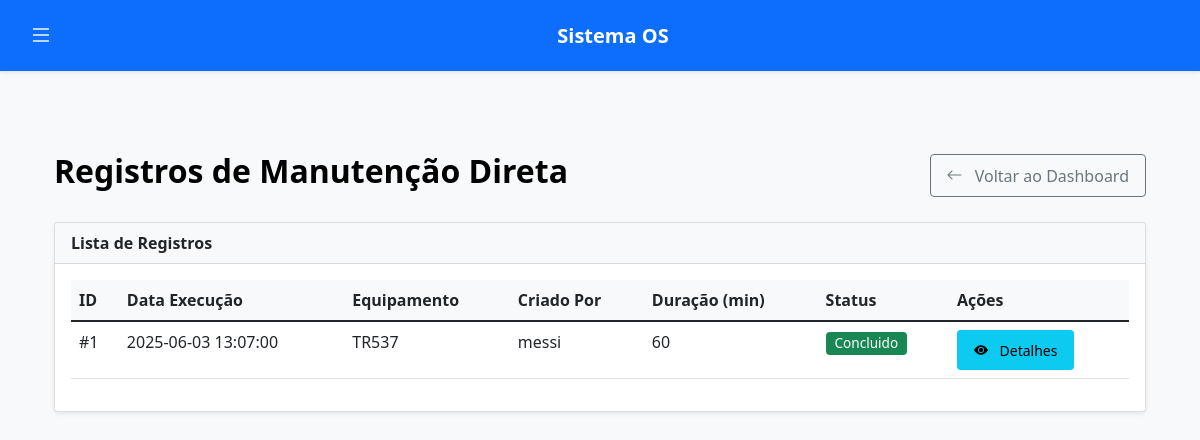
Page /admin/registros_manutencao (signed in) on the earlier database version.
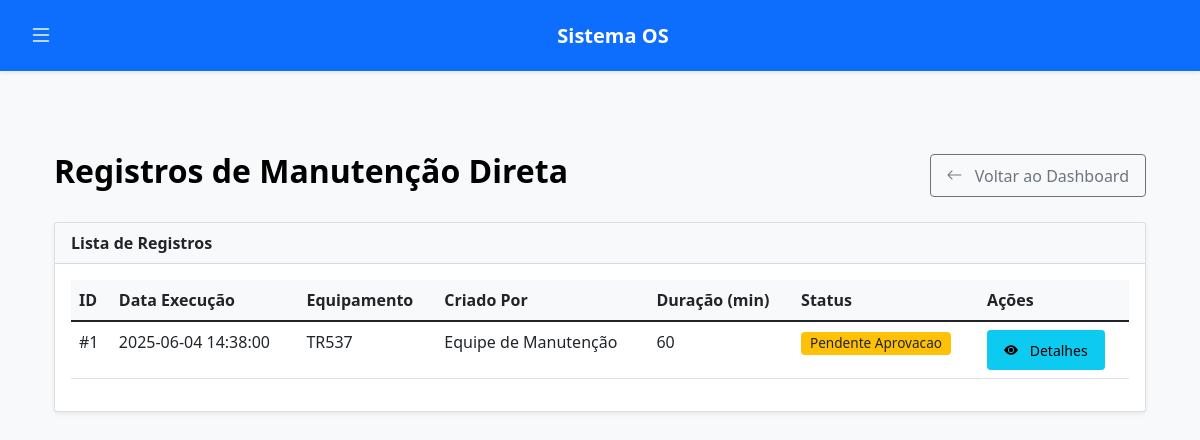
Same page on the later database version.
### tables this page shows
CREATE TABLE registros_manutencao_direta (
            id INTEGER PRIMARY KEY AUTOINCREMENT,
            data_registro TEXT NOT NULL DEFAULT CURRENT_TIMESTAMP,
            data_execucao TEXT NOT NULL,
            duracao_minutos INTEGER,
            equipamento_afetado TEXT,
            descricao_servico TEXT NOT NULL,
            observacoes TEXT,
            criado_por_id INTEGER NOT NULL, 
            status TEXT NOT NULL CHECK(status IN ('Pendente Aprovacao', 'Concluido', 'Cancelado')) DEFAULT 'Pendente Aprovacao',
            data_conclusao_admin TEXT,
            concluido_por_admin_id INTEGER,
            FOREIGN KEY (criado_por_id) REFERENCES usuarios (id) ON DELETE RESTRICT,
            FOREIGN KEY (concluido_por_admin_id) REFERENCES usuarios (id) ON DELETE SET NULL
        );

CREATE TABLE usuarios (
            id INTEGER PRIMARY KEY AUTOINCREMENT,
            usuario TEXT NOT NULL UNIQUE,
            senha TEXT NOT NULL,
            tipo TEXT NOT NULL CHECK(tipo IN ('solicitante', 'manutencao', 'admin', 'master-admin')),
            nome TEXT NOT NULL,
            email TEXT UNIQUE,
            ativo BOOLEAN DEFAULT 1,
            data_criacao TEXT DEFAULT CURRENT_TIMESTAMP
        );

### app.py (the view)
@app.route('/admin/registros_manutencao')
def listar_registros_diretos():
    if session.get('tipo') not in ['admin', 'master-admin']:
        flash('Acesso não autorizado.', 'danger')
        return redirect(url_for('login'))
    conn = get_db()
    cursor = conn.cursor()
    cursor.execute("""
        SELECT rmd.*, u_criador.nome as nome_criador
        FROM registros_manutencao_direta rmd
        JOIN usuarios u_criador ON rmd.criado_por_id = u_criador.id
        ORDER BY rmd.data_registro DESC
    """)
    registros = cursor.fetchall()
    return render_template('administrador/listar_registros_diretos.html', registros=registros)

### app.py (called while the page is built)
def get_db():
    if 'db' not in g:
        g.db = sqlite3.connect('db/os.db')
        g.db.row_factory = sqlite3.Row
        g.db.execute("PRAGMA journal_mode=WAL")
        g.db.execute("PRAGMA busy_timeout=5000")
    return g.db

### templates/administrador/listar_registros_diretos.html (shortened to what this page needs)
{% extends "base.html" %}
{% block content %}
<div class="container mt-4">
    <div class="d-flex justify-content-between align-items-center mb-4">
        <h2>Registros de Manutenção Direta</h2>
        <a href="{{ url_for('admin_dashboard') }}" class="btn btn-outline-secondary">
            <i class="bi bi-arrow-left"></i> Voltar ao Dashboard
        </a>
    </div>
    <div class="card">
        <div class="card-header">
            Lista de Registros
        </div>
        <div class="card-body">
            {% if registros %}
            <div class="table-responsive">
                <table class="table table-hover">
                    <thead>
                        <tr>
                            <th>ID</th>
                            <th>Data Execução</th>
                            <th>Equipamento</th>
                            <th>Criado Por</th>
                            <th>Duração (min)</th>
                            <th>Status</th>
                            <th>Ações</th>
                        </tr>
                    </thead>
                    <tbody>
                        {% for registro in registros %}
                        <tr>
                            <td>#{{ registro.id }}</td>
                            <td>{{ registro.data_execucao }}</td>
                            <td>{{ registro.equipamento_afetado|default('N/A') }}</td>
                            <td>{{ registro.nome_criador }}</td>
                            <td>{{ registro.duracao_minutos|default('N/A') }}</td>
                            <td>
                                <span class="badge
                                             {% if registro.status == 'Pendente Aprovacao' %}bg-warning text-dark
                                             {% elif registro.status == 'Concluido' %}bg-success
                                             {% elif registro.status == 'Cancelado' %}bg-danger
                                             {% else %}bg-secondary
                                             {% endif %}">
                                    {{ registro.status }}
                                </span>
                            </td>
                            <td>
                                <a href="{{ url_for('detalhe_registro_direto', id_registro=registro.id) }}" class="btn btn-sm btn-info" title="Ver Detalhes">
                                    <i class="bi bi-eye-fill"></i> Detalhes
                                </a>
                                </td>
                        </tr>
                        {% endfor %}
                    </tbody>
                </table>
            </div>
            {% else %}
            <p class="text-center text-muted">Nenhum registro de manutenção direta encontrado.</p>
            {% endif %}
        </div>
    </div>
</div>
{% endblock %}

Differences in the rows shown:
changed registros_manutencao_direta "TR537": data_execucao "2025-06-03 13:07:00" → "2025-06-04 14:38:00"; nome_criador "messi" → "Equipe de Manutenção"; status "Concluido" → "Pendente Aprovacao"
